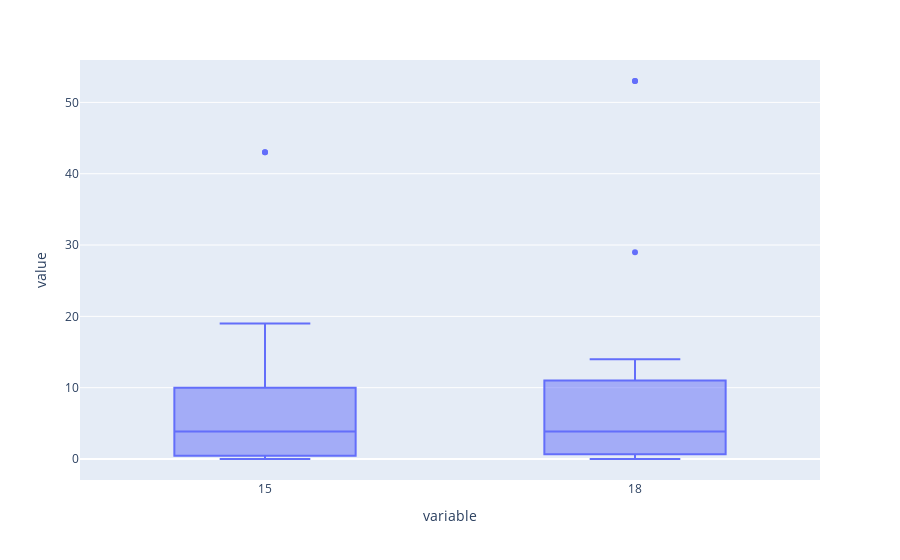

Here is the notebook cell this chart was saved with:
### Code cell
gdft1 = gdf.loc[{15,18},:].T
gdft1.boxplot()

### Figure 1 — Plotly figure (JSON) as saved in the notebook; plotly's stock layout.template omitted (floating-point values rounded to 4 significant figures)
{"data": [{"alignmentgroup": "True", "hovertemplate": "variable=%{x}<br>value=%{y}<extra></extra>", "legendgroup": "", "marker": {"color": "#636efa"}, "name": "", "notched": false, "offsetgroup": "", "orientation": "v", "showlegend": false, "type": "box", "x": ["18", "18", "18", "18", "18", "18", "18", "18", "18", "18", "18", "18", "18", "18", "18", "18", "18", "18", "18", "18", "18", "18", "18", "18", "18", "15", "15", "15", "15", "15", "15", "15", "15", "15", "15", "15", "15", "15", "15", "15", "15", "15", "15", "15", "15", "15", "15", "15", "15", "15"], "x0": " ", "xaxis": "x", "y": [11, 53, 0, 14, 7, 9.636, 9, 2.227, 3.873, 1.591, 0.4818, 6, 1, 11, 9, 11, 29, 0, 0.8545, 0.5424, 0.5321, 0.7045, 1, 53, 0.05205, 10, 43, 0, 11, 7, 8.6, 8, 1.744, 3.873, 1.556, 0.4778, 6, 1, 10, 6, 10, 19, 0, 0.8444, 0.446, 0.4551, 0.4375, 1, 43, 0], "y0": " ", "yaxis": "y"}], "layout": {"boxmode": "group", "legend": {"tracegroupgap": 0}, "margin": {"t": 60}, "xaxis": {"anchor": "y", "domain": [0, 1], "title": {"text": "variable"}}, "yaxis": {"anchor": "x", "domain": [0, 1], "title": {"text": "value"}}}}
